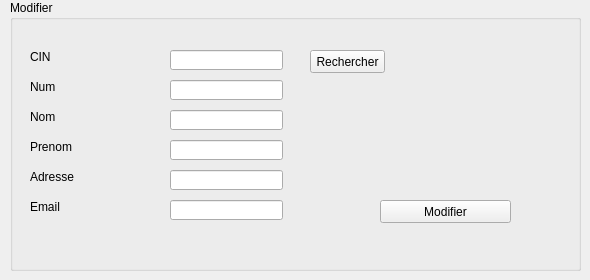
      <widget class="QWidget" name="Modifier">
       <attribute name="title">
        <string>Modifier</string>
       </attribute>
       <widget class="QGroupBox" name="mod">
        <property name="geometry">
         <rect>
          <x>10</x>
          <y>0</y>
          <width>571</width>
          <height>271</height>
         </rect>
        </property>
        <property name="title">
         <string>Modifier</string>
        </property>
        <widget class="QPushButton" name="modifier">
         <property name="geometry">
          <rect>
           <x>370</x>
           <y>200</y>
           <width>131</width>
           <height>23</height>
          </rect>
         </property>
         <property name="text">
          <string>Modifier</string>
         </property>
        </widget>
        <widget class="QLineEdit" name="prenom2">
         <property name="geometry">
          <rect>
           <x>160</x>
           <y>140</y>
           <width>113</width>
           <height>20</height>
          </rect>
         </property>
        </widget>
        <widget class="QLabel" name="label_137">
         <property name="geometry">
          <rect>
           <x>20</x>
           <y>200</y>
           <width>47</width>
           <height>14</height>
          </rect>
         </property>
         <property name="text">
          <string>Email</string>
         </property>
        </widget>
        <widget class="QLabel" name="label_134">
         <property name="geometry">
          <rect>
           <x>20</x>
           <y>80</y>
           <width>47</width>
           <height>14</height>
          </rect>
         </property>
         <property name="text">
          <string>Num</string>
         </property>
        </widget>
        <widget class="QLabel" name="label_135">
         <property name="geometry">
          <rect>
           <x>20</x>
           <y>170</y>
           <width>47</width>
           <height>14</height>
          </rect>
         </property>
         <property name="text">
          <string>Adresse</string>
         </property>
        </widget>
        <widget class="QLabel" name="label_133">
         <property name="geometry">
          <rect>
           <x>20</x>
           <y>50</y>
           <width>47</width>
           <height>14</height>
          </rect>
         </property>
         <property name="text">
          <string>CIN</string>
         </property>
        </widget>
        <widget class="QLineEdit" name="adresse2">
         <property name="geometry">
          <rect>
           <x>160</x>
           <y>170</y>
           <width>113</width>
           <height>20</height>
          </rect>
         </property>
        </widget>
        <widget class="QLabel" name="label_138">
         <property name="geometry">
          <rect>
           <x>20</x>
           <y>140</y>
           <width>47</width>
           <height>14</height>
          </rect>
         </property>
         <property name="text">
          <string>Prenom</string>
         </property>
        </widget>
        <widget class="QLineEdit" name="nom2">
         <property name="geometry">
          <rect>
           <x>160</x>
           <y>110</y>
           <width>113</width>
           <height>20</height>
          </rect>
         </property>
        </widget>
        <widget class="QLineEdit" name="cin2">
         <property name="geometry">
          <rect>
           <x>160</x>
           <y>50</y>
           <width>113</width>
           <height>20</height>
          </rect>
         </property>
        </widget>
        <widget class="QLabel" name="label_136">
         <property name="geometry">
          <rect>
           <x>20</x>
           <y>110</y>
           <width>47</width>
           <height>14</height>
          </rect>
         </property>
         <property name="text">
          <string>Nom</string>
         </property>
        </widget>
        <widget class="QLineEdit" name="email2">
         <property name="geometry">
          <rect>
           <x>160</x>
           <y>200</y>
           <width>113</width>
           <height>20</height>
          </rect>
         </property>
        </widget>
        <widget class="QLineEdit" name="num2">
         <property name="geometry">
          <rect>
           <x>160</x>
           <y>80</y>
           <width>113</width>
           <height>20</height>
          </rect>
         </property>
        </widget>
        <widget class="QPushButton" name="recherchemodif">
         <property name="geometry">
          <rect>
           <x>300</x>
           <y>50</y>
           <width>75</width>
           <height>23</height>
          </rect>
         </property>
         <property name="text">
          <string>Rechercher</string>
         </property>
        </widget>
       </widget>
      </widget>
